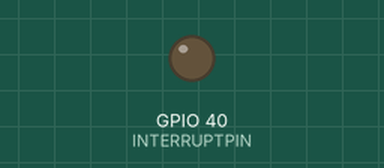
Bench run of a sketch on a simulated ESP32. Shown: output pins drawn as LEDs (lit = HIGH).

Above: at 0.12 s.
At 5.2 s:
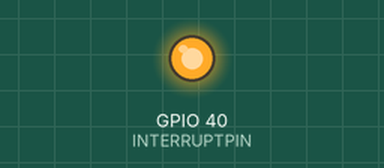
Timing chart, 0 to 13.3 s (numbered marks = the images above):
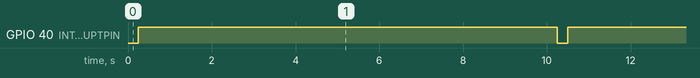

The sketch:

BA_lauflicht_fading_upto_150.ino
```cpp
//#include <Adafruit_NeoPixel.h>
#ifdef __AVR__
  #include <avr/power.h>
#endif
#define PIN        40
#define INTERRUPTPIN 40
#define NUMBPIXELS 60
#include <stdio.h>
//#include "esp_system.h"
#include "driver/gpio.h"
#ifdef ESP32
#include <esp32-hal-timer.h>
#endif
//#include <Ethernet.h>

//Adafruit_NeoPixel pixels(NUMBPIXELS, PIN, NEO_GRB + NEO_KHZ800);
//Adafruit_NeoPixel pixels2(NUMBPIXELS, PIN2, NEO_GRB + NEO_KHZ800);
#define DELAYVALSHORT 10
#define DELAYVALMID 50
#define DELAYVALLONG 10
#define DEVLEDVAL 1
int isLoopFree = 0;
int isLoop2Free = 1;
hw_timer_t * myTimer = NULL;
int args = 10000000;
void sync(){
  //esp_intr_alloc();
}
void setup() {
#if defined(__AVR_ATtiny85__) && (F_CPU == 16000000)
  clock_prescale_set(clock_div_1);
#endif

  //pixels.begin();
  //pixels2.begin();
 pinMode(INTERRUPTPIN, OUTPUT);

 myTimer = timerBegin(40000000);
 timerStart(myTimer);
 timerAttachInterrupt(myTimer, interrupt);
  timerAlarm(myTimer, args, true, 0);
}

void interrupt(){
  digitalWrite(INTERRUPTPIN, HIGH);
  delay(10000);
  digitalWrite(INTERRUPTPIN, LOW);
  timerRestart(myTimer);
}

void loop(){}/*
#include <Arduino.h>
#include <Adafruit_NeoPixel.h>

#define PIN 5
#define NUMPIXELS 8

Adafruit_NeoPixel pixels(NUMPIXELS, PIN, NEO_GRB + NEO_KHZ800);

void setup() {
  pixels.begin(); // Initialize NeoPixel strip
}

void loop() {
  for(int i=0; i<NUMPIXELS; i++) {
    pixels.setPixelColor(i, pixels.Color(255, 0, 0)); // Red color
    pixels.show();
    delay(100);
  }
}*/
/*void fade(Adafruit_NeoPixel pixelStripe, int counter, int ledVal)
{
  while(counter > 0){#include <WiFi.h>

void setup(){
  Serial.begin(115200);

  // Variable to store the MAC address
  uint8_t baseMac[6];

  // Get MAC address of the WiFi station interface
  esp_read_mac(baseMac, ESP_MAC_WIFI_STA);
  Serial.print("Station MAC: ");
  for (int i = 0; i < 5; i++) {
    Serial.printf("%02X:", baseMac[i]);
  }
  Serial.printf("%02X\n", baseMac[5]);

  // Get the MAC address of the Wi-Fi AP interface
  esp_read_mac(baseMac, ESP_MAC_WIFI_SOFTAP);
  Serial.print("SoftAP MAC: ");
  for (int i = 0; i < 5; i++) {
    Serial.printf("%02X:", baseMac[i]);
  }
  Serial.printf("%02X\n", baseMac[5]);

  // Get the MAC address of the Bluetooth interface
  esp_read_mac(baseMac, ESP_MAC_BT);
  Serial.print("Bluetooth MAC: ");
  for (int i = 0; i < 5; i++) {
    Serial.printf("%02X:", baseMac[i]);
  }
  Serial.printf("%02X\n", baseMac[5]);

  // Get the MAC address of the Ethernet interface
  esp_read_mac(baseMac, ESP_MAC_ETH);
  Serial.print("Ethernet MAC: ");
  for (int i = 0; i < 5; i++) {
    Serial.printf("%02X:", baseMac[i]);
  }
  Serial.printf("%02X\n", baseMac[5]);
}

void loop(){
}
  for(int j=0; j<ledVal; j++) {

    for(int i=0; i<NUMBPIXELS; i++){
      pixelStripe.setPixelColor(i, pixelStripe.Color(j, j, j));
    }
    pixelStripe.show();
    delay(1);
  }
  delay(100000);
  for(int j=ledVal; j>=0; j--) {

    for(int i=0; i<NUMBPIXELS; i++){
      pixelStripe.setPixelColor(i, pixelStripe.Color(j, j, j));
    }
    pixelStripe.show();
    delay(1);
  }
  counter--;
  }
}
/*
void hardwareTestFade(int ledVal, int delayTime, bool firstRun){

    for(int k = 0; k < 1; k++)
    {
      for(int i=0; i<ledVal; i++){
        for(int j = 0; j < NUMBPIXELS; j++)
        {
          pixels.setPixelColor(j, pixels.Color(i, i, i));
        }
        pixels.show();
      }150
      delay(UINT32_MAX);
      delay(4000);
      for(int i=ledVal; i>=0; i--){
        for(int j = 0; j < NUMBPIXELS; j++)
        {
          pixels.setPixelColor(j, pixels.Color(i, i, i));
        }
        pixels.show();
      }
      delay(1000);
    }
    for(int i = 0; i < NUMBPIXELS; i++)
    {
      int j = 0;
      for(j ; j <= ledVal; j++)
      {
        pixels.setPixelColor(i, pixels.Color(j, j, j));
        pixels.show();
      }
      delay(250);
      for(j ; j >= 0; j --)
      {
        pixels.setPixelColor(i, pixels.Color(j, j, j));
        pixels.show();
      }
      delay(500);
    }
    delay(2000);

}

void runningLights(int counter){
  while(counter > 0){
  for(int i = 0; i < NUMBPIXELS; i++){
    pixels.setPixelColor(i, pixels.Color(DEVLEDVAL, 0, 0));
    pixels.show();
    delay(DELAYVALLONG);
  }    for(k = 0; k < NUMBPIXELS; ){

  for(int i = 0; i < NUMBPIXELS; i++){150
    pixels.setPixelColor(i, pixels.Color(DEVLEDVAL, DEVLEDVAL, 0));
    pixels.show();
    delay(DELAYVALLONG);
  }
  for(int i = 0; i < NUMBPIXELS; i++){
    pixels.setPixelColor(i, pixels.Color(0, DEVLEDVAL, 0));
    pixels.show();
    delay(DELAYVALLONG);
  }
  for(int i = 0; i < NUMBPIXELS; i++){
    pixels.setPixelColor(i, pixels.Color(0, DEVLEDVAL, DEVLEDVAL));
    pixels.show();
    delay(DELAYVALLONG);
  }
  for(int i = 0; i < NUMBPIXELS; i++){
    pixels.setPixelColor(i, pixels.Color(0, 0, DEVLEDVAL));
    pixels.show();
    delay(DELAYVALLONG);
  }
  for(int i = 0; i < NUMBPIXELS; i++){Adafruit_Neopixel pixelStr150ipe
    pixels.setPixelColor(i, pixels.Color(DEVLEDVAL, 0, DEVLEDVAL));
    pixels.show();
    delay(DELAYVALLONG);
  }
  for(int i = 0; i < NUMBPIXELS; i++){
    pixels.setPixelColor(i, pixels.Color(0, 0, 0));
    pixels.show();
    delay(DELAYVALLONG);
  }
  //pixels.clear();
  counter--;
  }
}

void rgb_aufbau(int counter){
  while(counter>0){
  for(int k = 0; k < NUMBPIXELS; ){
    for(int i=0; i<NUMBPIXELS-k; i++){
      pixels.setPixelColor(i, pixels.Color(DEVLEDVAL, 0, 0));
      pixels.show();
      delay(DELAYVALLONG);
    }
    k++;
    for(int i=0; i<NUMBPIXELS-k; i++){
      pixels.setPixelColor(i, pixels.Color(0, DEVLEDVAL, 0));
      pixels.show();
      delay(DELAYVALLONG);
    }
    k++;
    for(int i=0; i<NUMBPIXELS-k; i++){
      pixels.setPixelColor(i, pixels.Color(0, 0, DEVLEDVAL));
      pixels.show();
      delay(DELAYVALLONG);
    }
    k++;
  }
    delay(2000);
    for(int i=0; i<NUMBPIXELS; i++){
      pixels.setPixelColor(i, pixels.Color(0, 0, 0));
      pixels.show();
      delay(200);
    }
    counter--;
  }
}


void rgb_aufbau_einzeln(int counter){
  while(counter > 0){
    for(int i=0; i<NUMBPIXELS-k; i++){
      pixels.setPixelColor(i, pixels.Color(DEVLEDVAL, 0, 0));
      pixels.setPixelColor(i-1, pixels.Color(0, 0, 0));
      pixels.show();
      delay(DELAYVALLONG);
    }
    k++;
    for(int i=0; i<NUMBPIXELS-k; i++){
}

void runningLights(int counter){
      pixels.setPixelColor(i, pixels.Color(0, DEVLEDVAL, 0));
      pixels.setPixelColor(i-1, pixels.Color(0, 0, 0));
      pixels.show();
      delay(DELAYVALLONG);
    }
    k++;
    for(int i=0; i<NUMBPIXELS-k; i++){
      pixels.setPixelColor(i, pixels.Color(0, 0, DEVLEDVAL));
      pixels.setPixelColor(i-1, pixels.Color(0, 0, 0));
      pixels.show();
      delay(DELAYVALLONG);
    }
    k++;
  }
  for(int i = NUMBPIXELS; i >=0; ){
    for(int j=i; j<NUMBPIXELS; j++){
      pixels.setPixelColor(j+1, pixels.Color(DEVLEDVAL, 0, 0));
      pixels.setPixelColor(j, pixels.Color(0, 0, 0));
      pixels.show();
      delay(DELAYVALLONG);
    }
    i--;
    for(int j=i; j<NUMBPIXELS; j++){
      pixels.setPixelColor(j+1, pixels.Color(0,#include <Ethernet> DEVLEDVAL, 0));
      pixels.setPixelColor(j, pixels.Color(0, 0, 0));
      pixels.show();
      delay(DELAYVALLONG);
    }
    i--;for(int j=i; j<NUMBPIXELS; j++){
      pixels.setPixelColor(j+1, pixels.Color(0, 0, DEVLEDVAL));
      pixels.setPixelColor(j, pixels.Color(0, 0, 0));
      pixels.show();
      delay(DELAYVALLONG);
    }
    i--;
  }
  counter--;
  }
}

void loopA() {
  for(int i = 29; i > 0; i--){
    pixels.setPixelColor(i, pixels.Color(150, 150, 150));
    if(i<30){
      pixels.setPixelColor(i+1, pixels.Color(0, 0, 0));
    }
    pixels.show();
    delay(300);
  }
}
    for(k = 0; k < NUMBPIXELS; ){

void loopB(){
  for(int i = 30; i < NUMBPIXELS-1; i++){
    pixels.setPixelColor(i, pixels.Color(150, 150, 150));
    if(i>30){
      pixels.setPixelColor(i-1, pixels.Color(0, 0, 0));
    }
    pixels.show();
    delay(300);
}

void runningLights(int counter){
  }
}

void runningLights(int counter){
}
void loop2() {
  isLoopFree = 1;
  runningLights(2);
  delay(100);

  loopA();

}

/*void vortragssequenz()
{
  fade(2, 150);
  delay(100);
  runningLights(2);
  delay(100);
  rgb_aufbau(1);
  delay(100);
}*/
//void loop() {
//hardwareTestFade(200, 0, false);  //vortragssequenz();
  //hardwareTestFade(255, 15000, true);
  //loopB()
  //uint8_t mac[6];
  //esp_read_mac
  //fade(pixels, 4, 255);
  //fade(pixels2, 4, 255);
  //}
  /*
  rgb_aufbau_einzeln(1);
  delay(100);*/
//#include <WiFi.h>

//void setup(){
  //Serial.begin(115200);

  // Variable to store the MAC address
  //uint8_t baseMac[6];

  // Get MAC address of the WiFi station interface
  /*esp_read_mac(baseMac, ESP_IF_WIFI_STA);
  Serial.print("Station MAC: ");
  for (int i = 0; i < 5; i++) {
    Serial.printf("%02X:", baseMac[i]);
  }
  Serial.printf("%02X\n", baseMac[5]);

  // Get the MAC address of the Wi-Fi AP interface
  esp_read_mac(baseMac, ESP_MAC_WIFI_SOFTAP);
  Serial.print("SoftAP MAC: ");
  for (int i = 0; i < 5; i++) {
    Serial.printf("%02X:", baseMac[i]);
  }
  Serial.printf("%02X\n", baseMac[5]);

  // Get the MAC address of the Bluetooth interface
  esp_read_mac(baseMac, ESP_MAC_BT);
  Serial.print("Bluetooth MAC: ");
  for (int i = 0; i < 5; i++) {
    Serial.printf("%02X:", baseMac[i]);
  }
  Serial.printf("%02X\n", baseMac[5]);

  // Get the MAC address of the Ethernet interface
  esp_read_mac(baseMac, ESP_MAC_ETH);
  Serial.print("Ethernet MAC: ");
  for (int i = 0; i < 5; i++) {
    Serial.printf("%02X:", baseMac[i]);
  }
  Serial.printf("%02X\n", baseMac[5]);*/
//}

//void loop(){
//}
```

ControlFunctions.ino
```cpp
#include <Adafruit_NeoPixel.h>
#ifdef __AVR__
  #include <avr/power.h>
#endif
#include "driver/gpio.h"
#define HEIGHT 60
#define DISPLAY[11][11][60]
#define INTERRUPT_PIN_IN 0
#define INTERRUPT_PIN_OUT 1

/*void uint32_t[][][] setUpStripes(){

}*/
```

Measured:
- by itself, GPIO 40 (INTERRUPTPIN): alternates HIGH for 10.0 s and LOW for 0.25 s
